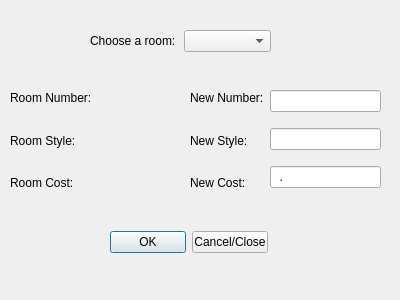
<?xml version="1.0" encoding="UTF-8"?>
<ui version="4.0">
 <class>alterRoomForm</class>
 <widget class="QDialog" name="alterRoomForm">
  <property name="geometry">
   <rect>
    <x>0</x>
    <y>0</y>
    <width>400</width>
    <height>300</height>
   </rect>
  </property>
  <property name="windowTitle">
   <string>Alter Room Information</string>
  </property>
  <widget class="QWidget" name="layoutWidget">
   <property name="geometry">
    <rect>
     <x>110</x>
     <y>230</y>
     <width>158</width>
     <height>25</height>
    </rect>
   </property>
   <layout class="QHBoxLayout" name="horizontalLayout">
    <item>
     <widget class="QPushButton" name="okButton">
      <property name="text">
       <string>OK</string>
      </property>
     </widget>
    </item>
    <item>
     <widget class="QPushButton" name="cancelButton">
      <property name="text">
       <string>Cancel/Close</string>
      </property>
     </widget>
    </item>
   </layout>
  </widget>
  <widget class="QWidget" name="layoutWidget">
   <property name="geometry">
    <rect>
     <x>10</x>
     <y>80</y>
     <width>171</width>
     <height>121</height>
    </rect>
   </property>
   <layout class="QHBoxLayout" name="horizontalLayout_2">
    <item>
     <layout class="QVBoxLayout" name="verticalLayout_2">
      <item>
       <widget class="QLabel" name="numberLabel">
        <property name="text">
         <string>Room Number: </string>
        </property>
       </widget>
      </item>
      <item>
       <widget class="QLabel" name="styleLabel">
        <property name="text">
         <string>Room Style:</string>
        </property>
       </widget>
      </item>
      <item>
       <widget class="QLabel" name="costLabel">
        <property name="text">
         <string>Room Cost:</string>
        </property>
       </widget>
      </item>
     </layout>
    </item>
    <item>
     <layout class="QVBoxLayout" name="verticalLayout">
      <item>
       <widget class="QLabel" name="numberDisplay">
        <property name="text">
         <string/>
        </property>
       </widget>
      </item>
      <item>
       <widget class="QLabel" name="styleDisplay">
        <property name="text">
         <string/>
        </property>
       </widget>
      </item>
      <item>
       <widget class="QLabel" name="costDisplay">
        <property name="text">
         <string/>
        </property>
       </widget>
      </item>
     </layout>
    </item>
   </layout>
  </widget>
  <widget class="QWidget" name="layoutWidget">
   <property name="geometry">
    <rect>
     <x>90</x>
     <y>30</y>
     <width>181</width>
     <height>22</height>
    </rect>
   </property>
   <layout class="QHBoxLayout" name="horizontalLayout_3">
    <item>
     <widget class="QLabel" name="label">
      <property name="text">
       <string>Choose a room:</string>
      </property>
     </widget>
    </item>
    <item>
     <widget class="QComboBox" name="roomNumsBox"/>
    </item>
   </layout>
  </widget>
  <widget class="QLabel" name="errorLabel">
   <property name="geometry">
    <rect>
     <x>40</x>
     <y>260</y>
     <width>311</width>
     <height>20</height>
    </rect>
   </property>
   <property name="text">
    <string/>
   </property>
   <property name="alignment">
    <set>Qt::AlignCenter</set>
   </property>
  </widget>
  <widget class="QWidget" name="layoutWidget">
   <property name="geometry">
    <rect>
     <x>190</x>
     <y>80</y>
     <width>191</width>
     <height>121</height>
    </rect>
   </property>
   <layout class="QHBoxLayout" name="horizontalLayout_4">
    <item>
     <layout class="QVBoxLayout" name="verticalLayout_4">
      <item>
       <widget class="QLabel" name="newNumberLabel">
        <property name="text">
         <string>New Number:</string>
        </property>
       </widget>
      </item>
      <item>
       <widget class="QLabel" name="newStyleLabel">
        <property name="text">
         <string>New Style:</string>
        </property>
       </widget>
      </item>
      <item>
       <widget class="QLabel" name="newCostLabel">
        <property name="text">
         <string>New Cost:</string>
        </property>
       </widget>
      </item>
     </layout>
    </item>
    <item>
     <layout class="QVBoxLayout" name="verticalLayout_3">
      <item>
       <widget class="QLineEdit" name="newNumberLine">
        <property name="inputMask">
         <string>000</string>
        </property>
       </widget>
      </item>
      <item>
       <widget class="QLineEdit" name="newStyleLine">
        <property name="inputMask">
         <string>0</string>
        </property>
       </widget>
      </item>
      <item>
       <widget class="QLineEdit" name="newCostLine">
        <property name="inputMask">
         <string>00.00</string>
        </property>
       </widget>
      </item>
     </layout>
    </item>
   </layout>
  </widget>
 </widget>
 <resources/>
 <connections>
  <connection>
   <sender>cancelButton</sender>
   <signal>clicked()</signal>
   <receiver>alterRoomForm</receiver>
   <slot>close()</slot>
   <hints>
    <hint type="sourcelabel">
     <x>240</x>
     <y>242</y>
    </hint>
    <hint type="destinationlabel">
     <x>322</x>
     <y>240</y>
    </hint>
   </hints>
  </connection>
 </connections>
</ui>
